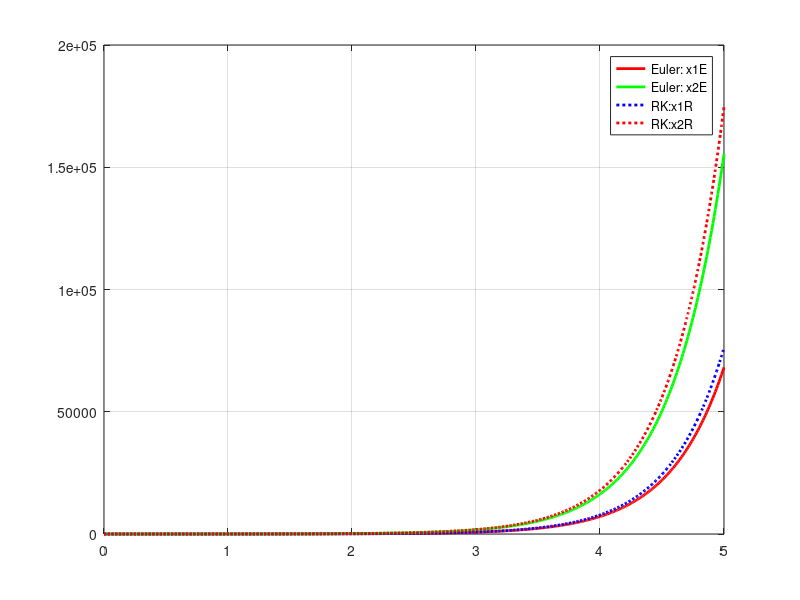

Here is the MATLAB script that generated this plot:
clear;
clc;

% 3. Solve equation numerically using the Euler’s and Runge-Kutta’s method

% Portfolio Equation(2b) : 2*double_dot{x}(t) - 5*dot{x}(t) + {x}(t) = 0

T  = 5;      % simulation time
dt = 0.01;   % timestep
t  = 0:dt:T; % discretize timestep

x1E = 1;      % initial condition - Euler method
x2E = 2;      % initial condition - Euler method

x1R = 1;      % initial condition - Runge-Kutta method
x2R = 2;      % initial condition - Runge-Kutta method

N  = T/dt;

for i = 1:N

    % Euler method

    x1E(i+1) = x1E(i) + dt*x2E(i);
    x2E(i+1) = x2E(i) + dt*(-(1/2)*x1E(i))+dt*((5/2)*x2E(i));

    % RK method

    k11 = x2R(i);
    k21 = x2R(i)+dt*(k11/2);
    k31 = x2R(i)+dt*(k21/2);
    k41 = x2R(i)+dt*(k31);
    x1R(i+1) = x1R(i) + (1/6)*dt*(k11+2*k21+2*k31+k41);

    k12 = (-(1/2)*x1R(i))+((5/2)*x2R(i));
    k22 = (-(1/2)*(x1R(i)+dt*k12/2))+(5/2)*((x2R(i)+dt*k12/2));
    k32 = (-(1/2)*(x1R(i)+dt*k22/2))+(5/2)*((x2R(i)+dt*k22/2));
    k42 = (-(1/2)*(x1R(i)+dt*k32))+(5/2)*((x2R(i)+dt*k32));
    x2R(i+1) = x2R(i) + (1/6)*dt*(k12+2*k22+2*k32+k42);

end

figure(1)
plot(t,x1E,'r','LineWidth',2)
hold on;
plot(t,x2E,'g','LineWidth',2)
hold on;
plot(t,x1R,'b:','LineWidth',2)
hold on;
plot(t,x2R,'r:','LineWidth',2)
hold on;
legend('Euler: x1E','Euler: x2E','RK:x1R','RK:x2R')
grid on;
